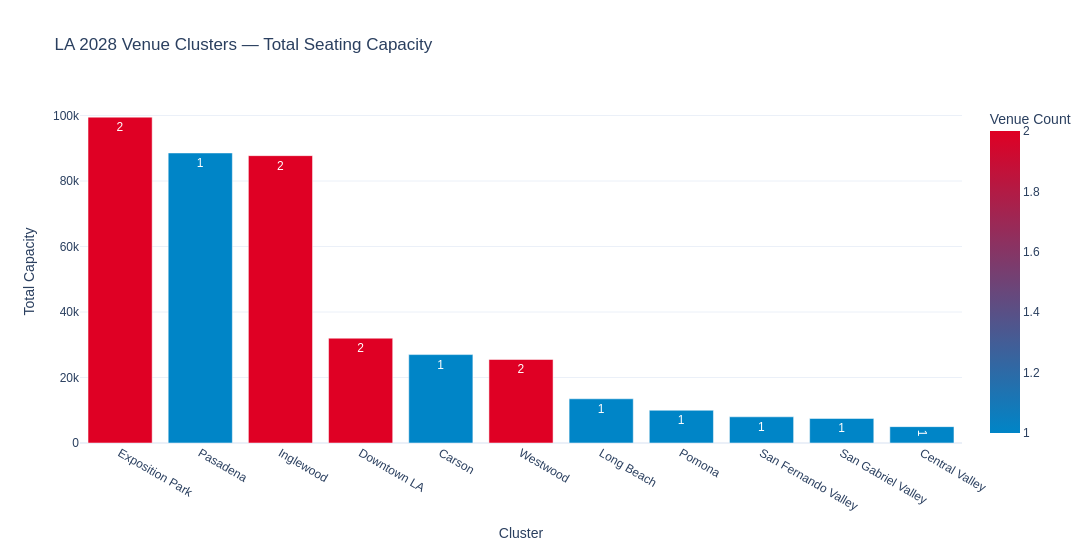

Here is the notebook cell this chart was saved with:
### Markdown cell above
## 11. Venue Cluster Summary

### Code cell
cluster_summary = (
    la_venues.groupby('Cluster')
    .agg(
        Venues     =('Venue', 'count'),
        Max_Cap    =('Capacity', 'max'),
        Total_Cap  =('Capacity', 'sum'),
        Sports_List=('Sport', lambda x: ' | '.join(x))
    )
    .sort_values('Total_Cap', ascending=False)
    .reset_index()
)

print('Venue cluster summary:')
display(cluster_summary)

fig = px.bar(
    cluster_summary, x='Cluster', y='Total_Cap',
    color='Venues',
    text='Venues',
    color_continuous_scale=[[0, OLY['blue']], [1, OLY['red']]],
    title='LA 2028 Venue Clusters — Total Seating Capacity',
    labels={'Total_Cap': 'Total Capacity', 'Venues': 'Venue Count'},
    template='plotly_white', width=1100, height=550
)
fig.update_layout(font_family='Arial', title_font_size=17)
fig.update_xaxes(tickangle=30)
fig.write_html(OUT_FIGS / 'city_bar_venueClusterCapacity.html')
fig.show()
logger.info('Saved venue cluster capacity chart.')

### Figure 1 — Plotly figure (JSON) as saved in the notebook; plotly's stock layout.template omitted (floating-point values rounded to 4 significant figures)
{"data": [{"hovertemplate": "Cluster=%{x}<br>Total Capacity=%{y}<br>Venue Count=%{marker.color}<extra></extra>", "legendgroup": "", "marker": {"color": [2, 1, 2, 2, 1, 2, 1, 1, 1, 1, 1], "coloraxis": "coloraxis", "pattern": {"shape": ""}}, "name": "", "orientation": "v", "showlegend": false, "text": [2.0, 1.0, 2.0, 2.0, 1.0, 2.0, 1.0, 1.0, 1.0, 1.0, 1.0], "textposition": "auto", "type": "bar", "x": ["Exposition Park", "Pasadena", "Inglewood", "Downtown LA", "Carson", "Westwood", "Long Beach", "Pomona", "San Fernando Valley", "San Gabriel Valley", "Central Valley"], "xaxis": "x", "y": [99500, 88565, 87745, 32000, 27000, 25500, 13500, 10000, 8000, 7500, 5000], "yaxis": "y"}], "layout": {"barmode": "relative", "coloraxis": {"colorbar": {"title": {"text": "Venue Count"}}, "colorscale": [[0, "#0085C7"], [1, "#DF0024"]]}, "font": {"family": "Arial"}, "height": 550, "legend": {"tracegroupgap": 0}, "title": {"font": {"size": 17}, "text": "LA 2028 Venue Clusters — Total Seating Capacity"}, "width": 1100, "xaxis": {"anchor": "y", "domain": [0.0, 1.0], "tickangle": 30, "title": {"text": "Cluster"}}, "yaxis": {"anchor": "x", "domain": [0.0, 1.0], "title": {"text": "Total Capacity"}}}}
